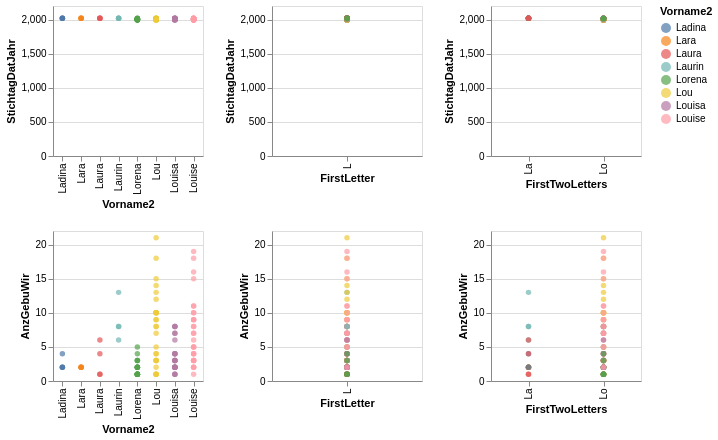

This figure's notebook cell:
### Code cell
#Siehe dazu Anleitung unter: https://altair-viz.github.io/gallery/scatter_matrix.html
#Daten zu den Bsp. unter:https://altair-viz.github.io/gallery/index.html.

alt.Chart(myGraphic).mark_circle().encode(
    alt.X(alt.repeat("column"), type='ordinal'), #es gibt folgende Typen (quantitative, ordinal, nominal, temporal)
    alt.Y(alt.repeat("row"), type='quantitative'),
    color='Vorname2'
).properties(
    width=150,
    height=150
).repeat(
    column=['Vorname2', 'FirstLetter', 'FirstTwoLetters'],
    row=['StichtagDatJahr', 'AnzGebuWir']
).interactive()

### Figure 1 — Vega-Lite specification as saved in the notebook (floating-point values rounded to 4 significant figures)
{"config": {"view": {"continuousWidth": 300, "continuousHeight": 300}}, "repeat": {"column": ["Vorname2", "FirstLetter", "FirstTwoLetters"], "row": ["StichtagDatJahr", "AnzGebuWir"]}, "spec": {"data": {"name": "data-83278fc070b16218afd65d3bd92acd0c"}, "mark": {"type": "circle"}, "encoding": {"color": {"field": "Vorname2", "type": "nominal"}, "x": {"field": {"repeat": "column"}, "type": "ordinal"}, "y": {"field": {"repeat": "row"}, "type": "quantitative"}}, "height": 150, "name": "view_3", "width": 150}, "params": [{"name": "param_4", "select": {"type": "interval", "encodings": ["x", "y"]}, "bind": "scales", "views": ["view_3_child__row_StichtagDatJahrcolumn_Vorname2", "view_3_child__row_StichtagDatJahrcolumn_FirstLetter", "view_3_child__row_StichtagDatJahrcolumn_FirstTwoLetters", "view_3_child__row_AnzGebuWircolumn_Vorname2", "view_3_child__row_AnzGebuWircolumn_FirstLetter", "view_3_child__row_AnzGebuWircolumn_FirstTwoLetters"]}], "$schema": "https://vega.github.io/schema/vega-lite/v5.8.0.json", "datasets": {"data-83278fc070b16218afd65d3bd92acd0c": [{"StichtagDatJahr": 2021, "Vorname2": "Lou", "SexLang": "weiblich", "AnzGebuWir": 21, "FirstLetter": "L", "SecondLetter": "o", "FirstTwoLetters": "Lo"}, {"StichtagDatJahr": 2014, "Vorname2": "Louise", "SexLang": "weiblich", "AnzGebuWir": 19, "FirstLetter": "L", "SecondLetter": "o", "FirstTwoLetters": "Lo"}, {"StichtagDatJahr": 2013, "Vorname2": "Lou", "SexLang": "weiblich", "AnzGebuWir": 18, "FirstLetter": "L", "SecondLetter": "o", "FirstTwoLetters": "Lo"}, {"StichtagDatJahr": 2020, "Vorname2": "Louise", "SexLang": "weiblich", "AnzGebuWir": 18, "FirstLetter": "L", "SecondLetter": "o", "FirstTwoLetters": "Lo"}, {"StichtagDatJahr": 2015, "Vorname2": "Louise", "SexLang": "weiblich", "AnzGebuWir": 16, "FirstLetter": "L", "SecondLetter": "o", "FirstTwoLetters": "Lo"}, {"StichtagDatJahr": 2014, "Vorname2": "Lou", "SexLang": "weiblich", "AnzGebuWir": 15, "FirstLetter": "L", "SecondLetter": "o", "FirstTwoLetters": "Lo"}, {"StichtagDatJahr": 2010, "Vorname2": "Louise", "SexLang": "weiblich", "AnzGebuWir": 15, "FirstLetter": "L", "SecondLetter": "o", "FirstTwoLetters": "Lo"}, {"StichtagDatJahr": 2011, "Vorname2": "Lou", "SexLang": "weiblich", "AnzGebuWir": 14, "FirstLetter": "L", "SecondLetter": "o", "FirstTwoLetters": "Lo"}, {"StichtagDatJahr": 2020, "Vorname2": "Laurin", "SexLang": "männlich", "AnzGebuWir": 13, "FirstLetter": "L", "SecondLetter": "a", "FirstTwoLetters": "La"}, {"StichtagDatJahr": 2016, "Vorname2": "Lou", "SexLang": "weiblich", "AnzGebuWir": 13, "FirstLetter": "L", "SecondLetter": "o", "FirstTwoLetters": "Lo"}, {"StichtagDatJahr": 2022, "Vorname2": "Lou", "SexLang": "weiblich", "AnzGebuWir": 12, "FirstLetter": "L", "SecondLetter": "o", "FirstTwoLetters": "Lo"}, {"StichtagDatJahr": 2013, "Vorname2": "Louise", "SexLang": "weiblich", "AnzGebuWir": 11, "FirstLetter": "L", "SecondLetter": "o", "FirstTwoLetters": "Lo"}, {"StichtagDatJahr": 2019, "Vorname2": "Louise", "SexLang": "weiblich", "AnzGebuWir": 11, "FirstLetter": "L", "SecondLetter": "o", "FirstTwoLetters": "Lo"}, {"StichtagDatJahr": 2012, "Vorname2": "Lou", "SexLang": "weiblich", "AnzGebuWir": 10, "FirstLetter": "L", "SecondLetter": "o", "FirstTwoLetters": "Lo"}, {"StichtagDatJahr": 2017, "Vorname2": "Lou", "SexLang": "weiblich", "AnzGebuWir": 10, "FirstLetter": "L", "SecondLetter": "o", "FirstTwoLetters": "Lo"}, {"StichtagDatJahr": 2018, "Vorname2": "Lou", "SexLang": "weiblich", "AnzGebuWir": 10, "FirstLetter": "L", "SecondLetter": "o", "FirstTwoLetters": "Lo"}, {"StichtagDatJahr": 2018, "Vorname2": "Louise", "SexLang": "weiblich", "AnzGebuWir": 10, "FirstLetter": "L", "SecondLetter": "o", "FirstTwoLetters": "Lo"}, {"StichtagDatJahr": 2020, "Vorname2": "Lou", "SexLang": "weiblich", "AnzGebuWir": 10, "FirstLetter": "L", "SecondLetter": "o", "FirstTwoLetters": "Lo"}, {"StichtagDatJahr": 2019, "Vorname2": "Lou", "SexLang": "weiblich", "AnzGebuWir": 10, "FirstLetter": "L", "SecondLetter": "o", "FirstTwoLetters": "Lo"}, {"StichtagDatJahr": 2016, "Vorname2": "Louise", "SexLang": "weiblich", "AnzGebuWir": 10, "FirstLetter": "L", "SecondLetter": "o", "FirstTwoLetters": "Lo"}, {"StichtagDatJahr": 2015, "Vorname2": "Lou", "SexLang": "weiblich", "AnzGebuWir": 9, "FirstLetter": "L", "SecondLetter": "o", "FirstTwoLetters": "Lo"}, {"StichtagDatJahr": 2021, "Vorname2": "Louise", "SexLang": "weiblich", "AnzGebuWir": 9, "FirstLetter": "L", "SecondLetter": "o", "FirstTwoLetters": "Lo"}, {"StichtagDatJahr": 2009, "Vorname2": "Lou", "SexLang": "weiblich", "AnzGebuWir": 9, "FirstLetter": "L", "SecondLetter": "o", "FirstTwoLetters": "Lo"}, {"StichtagDatJahr": 2007, "Vorname2": "Louise", "SexLang": "weiblich", "AnzGebuWir": 9, "FirstLetter": "L", "SecondLetter": "o", "FirstTwoLetters": "Lo"}, {"StichtagDatJahr": 1996, "Vorname2": "Louise", "SexLang": "weiblich", "AnzGebuWir": 9, "FirstLetter": "L", "SecondLetter": "o", "FirstTwoLetters": "Lo"}, {"StichtagDatJahr": 2012, "Vorname2": "Louise", "SexLang": "weiblich", "AnzGebuWir": 8, "FirstLetter": "L", "SecondLetter": "o", "FirstTwoLetters": "Lo"}, {"StichtagDatJahr": 2007, "Vorname2": "Lou", "SexLang": "weiblich", "AnzGebuWir": 8, "FirstLetter": "L", "SecondLetter": "o", "FirstTwoLetters": "Lo"}, {"StichtagDatJahr": 2010, "Vorname2": "Louisa", "SexLang": "weiblich", "AnzGebuWir": 8, "FirstLetter": "L", "SecondLetter": "o", "FirstTwoLetters": "Lo"}, {"StichtagDatJahr": 2009, "Vorname2": "Louisa", "SexLang": "weiblich", "AnzGebuWir": 8, "FirstLetter": "L", "SecondLetter": "o", "FirstTwoLetters": "Lo"}, {"StichtagDatJahr": 2008, "Vorname2": "Lou", "SexLang": "weiblich", "AnzGebuWir": 8, "FirstLetter": "L", "SecondLetter": "o", "FirstTwoLetters": "Lo"}, {"StichtagDatJahr": 2016, "Vorname2": "Louisa", "SexLang": "weiblich", "AnzGebuWir": 8, "FirstLetter": "L", "SecondLetter": "o", "FirstTwoLetters": "Lo"}, {"StichtagDatJahr": 2021, "Vorname2": "Laurin", "SexLang": "männlich", "AnzGebuWir": 8, "FirstLetter": "L", "SecondLetter": "a", "FirstTwoLetters": "La"}, {"StichtagDatJahr": 2005, "Vorname2": "Louise", "SexLang": "weiblich", "AnzGebuWir": 8, "FirstLetter": "L", "SecondLetter": "o", "FirstTwoLetters": "Lo"}, {"StichtagDatJahr": 2019, "Vorname2": "Laurin", "SexLang": "männlich", "AnzGebuWir": 8, "FirstLetter": "L", "SecondLetter": "a", "FirstTwoLetters": "La"}, {"StichtagDatJahr": 2012, "Vorname2": "Louisa", "SexLang": "weiblich", "AnzGebuWir": 7, "FirstLetter": "L", "SecondLetter": "o", "FirstTwoLetters": "Lo"}, {"StichtagDatJahr": 2005, "Vorname2": "Lou", "SexLang": "weiblich", "AnzGebuWir": 7, "FirstLetter": "L", "SecondLetter": "o", "FirstTwoLetters": "Lo"}, {"StichtagDatJahr": 2013, "Vorname2": "Louisa", "SexLang": "weiblich", "AnzGebuWir": 7, "FirstLetter": "L", "SecondLetter": "o", "FirstTwoLetters": "Lo"}, {"StichtagDatJahr": 2011, "Vorname2": "Louise", "SexLang": "weiblich", "AnzGebuWir": 7, "FirstLetter": "L", "SecondLetter": "o", "FirstTwoLetters": "Lo"}, {"StichtagDatJahr": 2008, "Vorname2": "Louise", "SexLang": "weiblich", "AnzGebuWir": 7, "FirstLetter": "L", "SecondLetter": "o", "FirstTwoLetters": "Lo"}, {"StichtagDatJahr": 2022, "Vorname2": "Laurin", "SexLang": "männlich", "AnzGebuWir": 6, "FirstLetter": "L", "SecondLetter": "a", "FirstTwoLetters": "La"}, {"StichtagDatJahr": 2022, "Vorname2": "Laura", "SexLang": "weiblich", "AnzGebuWir": 6, "FirstLetter": "L", "SecondLetter": "a", "FirstTwoLetters": "La"}, {"StichtagDatJahr": 2017, "Vorname2": "Louise", "SexLang": "weiblich", "AnzGebuWir": 6, "FirstLetter": "L", "SecondLetter": "o", "FirstTwoLetters": "Lo"}, {"StichtagDatJahr": 2020, "Vorname2": "Louisa", "SexLang": "weiblich", "AnzGebuWir": 6, "FirstLetter": "L", "SecondLetter": "o", "FirstTwoLetters": "Lo"}, {"StichtagDatJahr": 2010, "Vorname2": "Lou", "SexLang": "weiblich", "AnzGebuWir": 5, "FirstLetter": "L", "SecondLetter": "o", "FirstTwoLetters": "Lo"}, {"StichtagDatJahr": 2006, "Vorname2": "Louise", "SexLang": "weiblich", "AnzGebuWir": 5, "FirstLetter": "L", "SecondLetter": "o", "FirstTwoLetters": "Lo"}, {"StichtagDatJahr": 1998, "Vorname2": "Lorena", "SexLang": "weiblich", "AnzGebuWir": 5, "FirstLetter": "L", "SecondLetter": "o", "FirstTwoLetters": "Lo"}, {"StichtagDatJahr": 2000, "Vorname2": "Louise", "SexLang": "weiblich", "AnzGebuWir": 5, "FirstLetter": "L", "SecondLetter": "o", "FirstTwoLetters": "Lo"}, {"StichtagDatJahr": 1994, "Vorname2": "Louise", "SexLang": "weiblich", "AnzGebuWir": 5, "FirstLetter": "L", "SecondLetter": "o", "FirstTwoLetters": "Lo"}, {"StichtagDatJahr": 2017, "Vorname2": "Louisa", "SexLang": "weiblich", "AnzGebuWir": 4, "FirstLetter": "L", "SecondLetter": "o", "FirstTwoLetters": "Lo"}, {"StichtagDatJahr": 2003, "Vorname2": "Louise", "SexLang": "weiblich", "AnzGebuWir": 4, "FirstLetter": "L", "SecondLetter": "o", "FirstTwoLetters": "Lo"}, {"StichtagDatJahr": 2020, "Vorname2": "Ladina", "SexLang": "weiblich", "AnzGebuWir": 4, "FirstLetter": "L", "SecondLetter": "a", "FirstTwoLetters": "La"}, {"StichtagDatJahr": 2020, "Vorname2": "Laura", "SexLang": "weiblich", "AnzGebuWir": 4, "FirstLetter": "L", "SecondLetter": "a", "FirstTwoLetters": "La"}, {"StichtagDatJahr": 1998, "Vorname2": "Louise", "SexLang": "weiblich", "AnzGebuWir": 4, "FirstLetter": "L", "SecondLetter": "o", "FirstTwoLetters": "Lo"}, {"StichtagDatJahr": 2022, "Vorname2": "Louise", "SexLang": "weiblich", "AnzGebuWir": 4, "FirstLetter": "L", "SecondLetter": "o", "FirstTwoLetters": "Lo"}, {"StichtagDatJahr": 1997, "Vorname2": "Lou", "SexLang": "weiblich", "AnzGebuWir": 4, "FirstLetter": "L", "SecondLetter": "o", "FirstTwoLetters": "Lo"}, {"StichtagDatJahr": 2006, "Vorname2": "Lou", "SexLang": "weiblich", "AnzGebuWir": 4, "FirstLetter": "L", "SecondLetter": "o", "FirstTwoLetters": "Lo"}, {"StichtagDatJahr": 2014, "Vorname2": "Louisa", "SexLang": "weiblich", "AnzGebuWir": 4, "FirstLetter": "L", "SecondLetter": "o", "FirstTwoLetters": "Lo"}, {"StichtagDatJahr": 2007, "Vorname2": "Louisa", "SexLang": "weiblich", "AnzGebuWir": 4, "FirstLetter": "L", "SecondLetter": "o", "FirstTwoLetters": "Lo"}, {"StichtagDatJahr": 2008, "Vorname2": "Louisa", "SexLang": "weiblich", "AnzGebuWir": 4, "FirstLetter": "L", "SecondLetter": "o", "FirstTwoLetters": "Lo"}, {"StichtagDatJahr": 2004, "Vorname2": "Lorena", "SexLang": "weiblich", "AnzGebuWir": 4, "FirstLetter": "L", "SecondLetter": "o", "FirstTwoLetters": "Lo"}, {"StichtagDatJahr": 1998, "Vorname2": "Lou", "SexLang": "weiblich", "AnzGebuWir": 3, "FirstLetter": "L", "SecondLetter": "o", "FirstTwoLetters": "Lo"}, {"StichtagDatJahr": 2007, "Vorname2": "Lorena", "SexLang": "weiblich", "AnzGebuWir": 3, "FirstLetter": "L", "SecondLetter": "o", "FirstTwoLetters": "Lo"}, {"StichtagDatJahr": 2009, "Vorname2": "Louise", "SexLang": "weiblich", "AnzGebuWir": 3, "FirstLetter": "L", "SecondLetter": "o", "FirstTwoLetters": "Lo"}, {"StichtagDatJahr": 1995, "Vorname2": "Louise", "SexLang": "weiblich", "AnzGebuWir": 3, "FirstLetter": "L", "SecondLetter": "o", "FirstTwoLetters": "Lo"}, {"StichtagDatJahr": 2011, "Vorname2": "Louisa", "SexLang": "weiblich", "AnzGebuWir": 3, "FirstLetter": "L", "SecondLetter": "o", "FirstTwoLetters": "Lo"}, {"StichtagDatJahr": 2003, "Vorname2": "Lou", "SexLang": "weiblich", "AnzGebuWir": 3, "FirstLetter": "L", "SecondLetter": "o", "FirstTwoLetters": "Lo"}, {"StichtagDatJahr": 2015, "Vorname2": "Louisa", "SexLang": "weiblich", "AnzGebuWir": 3, "FirstLetter": "L", "SecondLetter": "o", "FirstTwoLetters": "Lo"}, {"StichtagDatJahr": 2019, "Vorname2": "Louisa", "SexLang": "weiblich", "AnzGebuWir": 3, "FirstLetter": "L", "SecondLetter": "o", "FirstTwoLetters": "Lo"}, {"StichtagDatJahr": 2002, "Vorname2": "Lorena", "SexLang": "weiblich", "AnzGebuWir": 3, "FirstLetter": "L", "SecondLetter": "o", "FirstTwoLetters": "Lo"}, {"StichtagDatJahr": 2002, "Vorname2": "Louise", "SexLang": "weiblich", "AnzGebuWir": 3, "FirstLetter": "L", "SecondLetter": "o", "FirstTwoLetters": "Lo"}, {"StichtagDatJahr": 2001, "Vorname2": "Louise", "SexLang": "weiblich", "AnzGebuWir": 3, "FirstLetter": "L", "SecondLetter": "o", "FirstTwoLetters": "Lo"}, {"StichtagDatJahr": 2002, "Vorname2": "Lou", "SexLang": "weiblich", "AnzGebuWir": 3, "FirstLetter": "L", "SecondLetter": "o", "FirstTwoLetters": "Lo"}, {"StichtagDatJahr": 2022, "Vorname2": "Louisa", "SexLang": "weiblich", "AnzGebuWir": 3, "FirstLetter": "L", "SecondLetter": "o", "FirstTwoLetters": "Lo"}, {"StichtagDatJahr": 2004, "Vorname2": "Lou", "SexLang": "weiblich", "AnzGebuWir": 3, "FirstLetter": "L", "SecondLetter": "o", "FirstTwoLetters": "Lo"}, {"StichtagDatJahr": 2021, "Vorname2": "Louisa", "SexLang": "weiblich", "AnzGebuWir": 3, "FirstLetter": "L", "SecondLetter": "o", "FirstTwoLetters": "Lo"}, {"StichtagDatJahr": 1999, "Vorname2": "Lorena", "SexLang": "weiblich", "AnzGebuWir": 3, "FirstLetter": "L", "SecondLetter": "o", "FirstTwoLetters": "Lo"}, {"StichtagDatJahr": 2020, "Vorname2": "Lara", "SexLang": "weiblich", "AnzGebuWir": 2, "FirstLetter": "L", "SecondLetter": "a", "FirstTwoLetters": "La"}, {"StichtagDatJahr": 2021, "Vorname2": "Lara", "SexLang": "weiblich", "AnzGebuWir": 2, "FirstLetter": "L", "SecondLetter": "a", "FirstTwoLetters": "La"}, {"StichtagDatJahr": 2021, "Vorname2": "Ladina", "SexLang": "weiblich", "AnzGebuWir": 2, "FirstLetter": "L", "SecondLetter": "a", "FirstTwoLetters": "La"}, {"StichtagDatJahr": 2018, "Vorname2": "Louisa", "SexLang": "weiblich", "AnzGebuWir": 2, "FirstLetter": "L", "SecondLetter": "o", "FirstTwoLetters": "Lo"}, {"StichtagDatJahr": 2019, "Vorname2": "Ladina", "SexLang": "weiblich", "AnzGebuWir": 2, "FirstLetter": "L", "SecondLetter": "a", "FirstTwoLetters": "La"}, {"StichtagDatJahr": 2019, "Vorname2": "Lara", "SexLang": "weiblich", "AnzGebuWir": 2, "FirstLetter": "L", "SecondLetter": "a", "FirstTwoLetters": "La"}, {"StichtagDatJahr": 2008, "Vorname2": "Lorena", "SexLang": "weiblich", "AnzGebuWir": 2, "FirstLetter": "L", "SecondLetter": "o", "FirstTwoLetters": "Lo"}, {"StichtagDatJahr": 2004, "Vorname2": "Louise", "SexLang": "weiblich", "AnzGebuWir": 2, "FirstLetter": "L", "SecondLetter": "o", "FirstTwoLetters": "Lo"}, {"StichtagDatJahr": 2006, "Vorname2": "Louisa", "SexLang": "weiblich", "AnzGebuWir": 2, "FirstLetter": "L", "SecondLetter": "o", "FirstTwoLetters": "Lo"}, {"StichtagDatJahr": 2005, "Vorname2": "Louisa", "SexLang": "weiblich", "AnzGebuWir": 2, "FirstLetter": "L", "SecondLetter": "o", "FirstTwoLetters": "Lo"}, {"StichtagDatJahr": 2009, "Vorname2": "Lorena", "SexLang": "weiblich", "AnzGebuWir": 2, "FirstLetter": "L", "SecondLetter": "o", "FirstTwoLetters": "Lo"}, {"StichtagDatJahr": 2013, "Vorname2": "Lorena", "SexLang": "weiblich", "AnzGebuWir": 2, "FirstLetter": "L", "SecondLetter": "o", "FirstTwoLetters": "Lo"}, {"StichtagDatJahr": 2010, "Vorname2": "Lorena", "SexLang": "weiblich", "AnzGebuWir": 2, "FirstLetter": "L", "SecondLetter": "o", "FirstTwoLetters": "Lo"}, {"StichtagDatJahr": 2003, "Vorname2": "Louisa", "SexLang": "weiblich", "AnzGebuWir": 2, "FirstLetter": "L", "SecondLetter": "o", "FirstTwoLetters": "Lo"}, {"StichtagDatJahr": 1994, "Vorname2": "Lorena", "SexLang": "weiblich", "AnzGebuWir": 2, "FirstLetter": "L", "SecondLetter": "o", "FirstTwoLetters": "Lo"}, {"StichtagDatJahr": 1994, "Vorname2": "Louisa", "SexLang": "weiblich", "AnzGebuWir": 2, "FirstLetter": "L", "SecondLetter": "o", "FirstTwoLetters": "Lo"}, {"StichtagDatJahr": 1996, "Vorname2": "Lorena", "SexLang": "weiblich", "AnzGebuWir": 2, "FirstLetter": "L", "SecondLetter": "o", "FirstTwoLetters": "Lo"}, {"StichtagDatJahr": 1996, "Vorname2": "Lou", "SexLang": "weiblich", "AnzGebuWir": 2, "FirstLetter": "L", "SecondLetter": "o", "FirstTwoLetters": "Lo"}, {"StichtagDatJahr": 2022, "Vorname2": "Lara", "SexLang": "weiblich", "AnzGebuWir": 2, "FirstLetter": "L", "SecondLetter": "a", "FirstTwoLetters": "La"}, {"StichtagDatJahr": 2022, "Vorname2": "Ladina", "SexLang": "weiblich", "AnzGebuWir": 2, "FirstLetter": "L", "SecondLetter": "a", "FirstTwoLetters": "La"}, {"StichtagDatJahr": 1993, "Vorname2": "Louise", "SexLang": "weiblich", "AnzGebuWir": 2, "FirstLetter": "L", "SecondLetter": "o", "FirstTwoLetters": "Lo"}, {"StichtagDatJahr": 1993, "Vorname2": "Louisa", "SexLang": "weiblich", "AnzGebuWir": 2, "FirstLetter": "L", "SecondLetter": "o", "FirstTwoLetters": "Lo"}, {"StichtagDatJahr": 1997, "Vorname2": "Louisa", "SexLang": "weiblich", "AnzGebuWir": 2, "FirstLetter": "L", "SecondLetter": "o", "FirstTwoLetters": "Lo"}, {"StichtagDatJahr": 1997, "Vorname2": "Louise", "SexLang": "weiblich", "AnzGebuWir": 2, "FirstLetter": "L", "SecondLetter": "o", "FirstTwoLetters": "Lo"}, {"StichtagDatJahr": 2003, "Vorname2": "Lorena", "SexLang": "weiblich", "AnzGebuWir": 1, "FirstLetter": "L", "SecondLetter": "o", "FirstTwoLetters": "Lo"}, {"StichtagDatJahr": 1993, "Vorname2": "Lorena", "SexLang": "weiblich", "AnzGebuWir": 1, "FirstLetter": "L", "SecondLetter": "o", "FirstTwoLetters": "Lo"}, {"StichtagDatJahr": 2005, "Vorname2": "Lorena", "SexLang": "weiblich", "AnzGebuWir": 1, "FirstLetter": "L", "SecondLetter": "o", "FirstTwoLetters": "Lo"}, {"StichtagDatJahr": 1994, "Vorname2": "Lou", "SexLang": "weiblich", "AnzGebuWir": 1, "FirstLetter": "L", "SecondLetter": "o", "FirstTwoLetters": "Lo"}, {"StichtagDatJahr": 1997, "Vorname2": "Lorena", "SexLang": "weiblich", "AnzGebuWir": 1, "FirstLetter": "L", "SecondLetter": "o", "FirstTwoLetters": "Lo"}, {"StichtagDatJahr": 2000, "Vorname2": "Lorena", "SexLang": "weiblich", "AnzGebuWir": 1, "FirstLetter": "L", "SecondLetter": "o", "FirstTwoLetters": "Lo"}, {"StichtagDatJahr": 2000, "Vorname2": "Lou", "SexLang": "weiblich", "AnzGebuWir": 1, "FirstLetter": "L", "SecondLetter": "o", "FirstTwoLetters": "Lo"}, {"StichtagDatJahr": 2000, "Vorname2": "Louisa", "SexLang": "weiblich", "AnzGebuWir": 1, "FirstLetter": "L", "SecondLetter": "o", "FirstTwoLetters": "Lo"}, {"StichtagDatJahr": 1999, "Vorname2": "Louise", "SexLang": "weiblich", "AnzGebuWir": 1, "FirstLetter": "L", "SecondLetter": "o", "FirstTwoLetters": "Lo"}, {"StichtagDatJahr": 2002, "Vorname2": "Louisa", "SexLang": "weiblich", "AnzGebuWir": 1, "FirstLetter": "L", "SecondLetter": "o", "FirstTwoLetters": "Lo"}, {"StichtagDatJahr": 1995, "Vorname2": "Lou", "SexLang": "weiblich", "AnzGebuWir": 1, "FirstLetter": "L", "SecondLetter": "o", "FirstTwoLetters": "Lo"}, {"StichtagDatJahr": 2001, "Vorname2": "Lou", "SexLang": "weiblich", "AnzGebuWir": 1, "FirstLetter": "L", "SecondLetter": "o", "FirstTwoLetters": "Lo"}, {"StichtagDatJahr": 2001, "Vorname2": "Louisa", "SexLang": "weiblich", "AnzGebuWir": 1, "FirstLetter": "L", "SecondLetter": "o", "FirstTwoLetters": "Lo"}, {"StichtagDatJahr": 2020, "Vorname2": "Lorena", "SexLang": "weiblich", "AnzGebuWir": 1, "FirstLetter": "L", "SecondLetter": "o", "FirstTwoLetters": "Lo"}, {"StichtagDatJahr": 2021, "Vorname2": "Laura", "SexLang": "weiblich", "AnzGebuWir": 1, "FirstLetter": "L", "SecondLetter": "a", "FirstTwoLetters": "La"}, {"StichtagDatJahr": 2011, "Vorname2": "Lorena", "SexLang": "weiblich", "AnzGebuWir": 1, "FirstLetter": "L", "SecondLetter": "o", "FirstTwoLetters": "Lo"}, {"StichtagDatJahr": 2019, "Vorname2": "Laura", "SexLang": "weiblich", "AnzGebuWir": 1, "FirstLetter": "L", "SecondLetter": "a", "FirstTwoLetters": "La"}, {"StichtagDatJahr": 2019, "Vorname2": "Lorena", "SexLang": "weiblich", "AnzGebuWir": 1, "FirstLetter": "L", "SecondLetter": "o", "FirstTwoLetters": "Lo"}, {"StichtagDatJahr": 2018, "Vorname2": "Lorena", "SexLang": "weiblich", "AnzGebuWir": 1, "FirstLetter": "L", "SecondLetter": "o", "FirstTwoLetters": "Lo"}]}}
